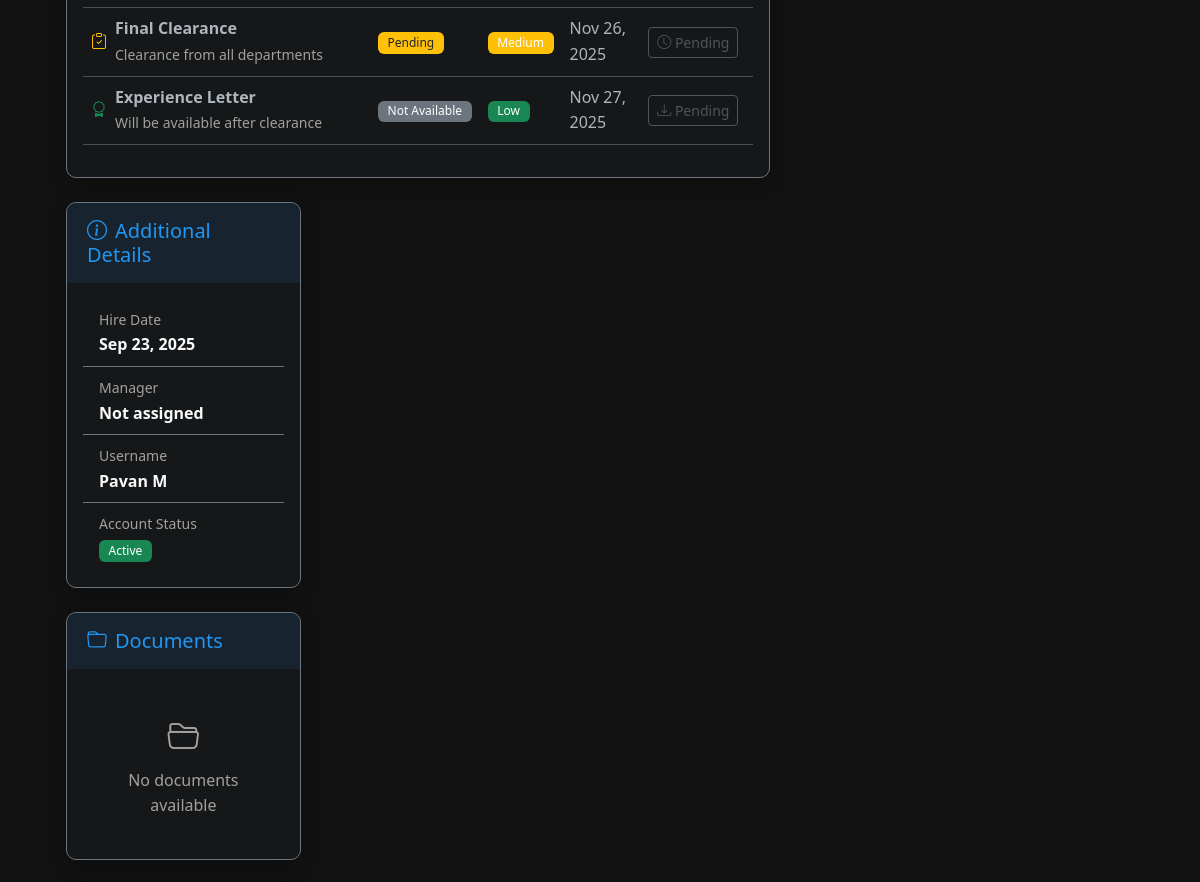
Page /employee/offboarding-tasks (signed in, middle part) on the earlier database version.
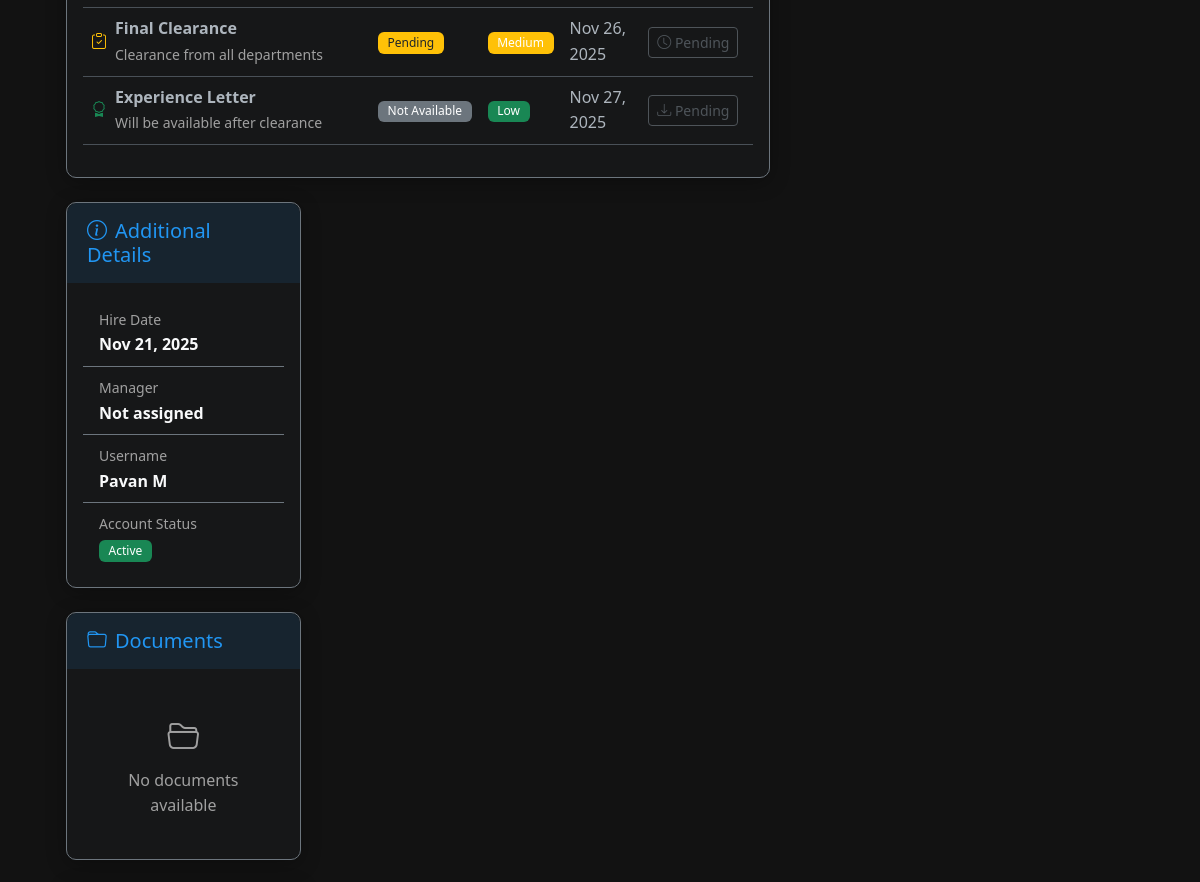
Same page on the later database version.
### app.py (models this page shows, shortened)
class User(db.Model):
    id = db.Column(db.Integer, primary_key=True)
    username = db.Column(db.String(80), unique=True, nullable=False)
    email = db.Column(db.String(120), unique=True, nullable=False)
    password = db.Column(db.String(255), nullable=False)
    full_name = db.Column(db.String(100), nullable=False)
    phone = db.Column(db.String(20), nullable=False)
    role = db.Column(db.String(20), nullable=False)
    department = db.Column(db.String(50), nullable=True)
    created_at = db.Column(db.DateTime, default=datetime.utcnow)
    last_login = db.Column(db.DateTime, nullable=True)
    is_active = db.Column(db.Boolean, default=True)
    status = db.Column(db.String(20), default='Active')
    hire_date = db.Column(db.Date, nullable=True)
    position = db.Column(db.String(100), nullable=True)
    manager_id = db.Column(db.Integer, db.ForeignKey('user.id'), nullable=True)
    employee_id = db.Column(db.String(20), nullable=True)
    exit_date = db.Column(db.Date, nullable=True)
    reset_token = db.Column(db.String(255), nullable=True)
    reset_token_expires = db.Column(db.DateTime, nullable=True)
    manager = db.relationship('User', remote_side=[id], backref=db.backref('direct_reports', lazy=True))
    onboarding_checklist = db.relationship('OnboardingChecklist',
                                         foreign_keys='OnboardingChecklist.employee_id',
                                         backref=db.backref('employee_ref', uselist=False),
                                         uselist=False,
                                         lazy=True)
    assigned_checklists = db.relationship('OnboardingChecklist',
                                        foreign_keys='OnboardingChecklist.assigned_hr_id',
                                        backref='hr_personnel',
                                        lazy=True)

### app.py (the view)
@app.route('/employee/offboarding-tasks')
@login_required('employee')
def offboarding_tasks():
    user_id = session.get('user_id')
    user = User.query.get(user_id)
    documents = EmployeeDocument.query.filter_by(user_id=user_id).all()
    hr_contact = User.query.filter_by(role='hr', is_active=True).first()
    manager = None
    if user.manager_id:
        manager = User.query.get(user.manager_id)
    offboarding = {
        'status': user.status or 'Active',
        'exit_date': user.exit_date,
        'documents': documents,
        'hr_contact': hr_contact,
        'user': user,
        'manager': manager
    }
    return render_template('offboarding_tasks.html', offboarding=offboarding)

### app.py (called while the page is built)
@app.context_processor
def inject_datetime():
    return {
        'timedelta': timedelta,
        'now': datetime.utcnow
    }

@app.context_processor
def inject_user():
    if 'user_id' in session:
        user = User.query.get(session['user_id'])
        return {'user': user}
    return {'user': None}

def login_required(role=None):
    def decorator(f):
        @wraps(f)
        def decorated_function(*args, **kwargs):
            if 'user_id' not in session or 'role' not in session:
                return redirect(url_for('index'))
            if role:
                allowed_roles = role if isinstance(role, list) else [role]
                if session.get('role') not in allowed_roles:
                    flash('You do not have permission to access this page.', 'danger')
                    if session.get('role') == 'candidate':
                        return redirect(url_for('login', role='candidate'))
                    return redirect(url_for(session.get('role', 'index') + '_dashboard'))
            return f(*args, **kwargs)
        return decorated_function
    return decorator

### templates/offboarding_tasks.html (shortened to what the changed rows need)
{% extends "employee_base.html" %}
{% block page_content %}
<div class="container-fluid py-4">
    <div class="row">
        <div class="col-lg-8">
        <div class="col-lg-4">
            <div class="card bg-dark bg-opacity-25 border-secondary mb-4">
                <div class="card-header bg-transparent border-0">
                    <h2 class="h5 mb-0">
                        <i class="bi bi-info-circle me-2"></i>Additional Details
                    </h2>
                </div>
                <div class="card-body">
                    <ul class="list-group list-group-flush">
                        <li class="list-group-item bg-transparent text-light border-secondary">
                            <small class="text-muted">Hire Date</small>
                            <div class="fw-bold">{{ offboarding.user.hire_date.strftime('%b %d, %Y') if offboarding.user.hire_date else 'N/A' }}</div>
                        </li>
                        <li class="list-group-item bg-transparent text-light border-secondary">
                            <small class="text-muted">Username</small>
                            <div class="fw-bold">{{ offboarding.user.username }}</div>
                        </li>
                    </ul>
                </div>
            </div>
            <div class="card bg-dark bg-opacity-25 border-secondary mb-4">
                <div class="card-header bg-transparent border-0">
                    <h2 class="h5 mb-0">
                        <i class="bi bi-folder me-2"></i>Documents
                    </h2>
                </div>
            </div>
        </div>
    </div>
</div>
{% endblock %}

Differences in the rows shown:
changed User "Pavan M": user.hire_date "Sep 23, 2025" → "Nov 21, 2025"
